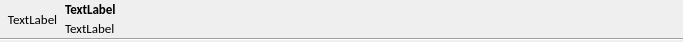
<?xml version="1.0" encoding="UTF-8"?>
<ui version="4.0">
 <class>GstEigentuemer</class>
 <widget class="QWidget" name="GstEigentuemer">
  <property name="geometry">
   <rect>
    <x>0</x>
    <y>0</y>
    <width>683</width>
    <height>42</height>
   </rect>
  </property>
  <property name="windowTitle">
   <string>Form</string>
  </property>
  <layout class="QVBoxLayout" name="verticalLayout">
   <property name="spacing">
    <number>0</number>
   </property>
   <property name="leftMargin">
    <number>0</number>
   </property>
   <property name="topMargin">
    <number>0</number>
   </property>
   <property name="rightMargin">
    <number>0</number>
   </property>
   <property name="bottomMargin">
    <number>1</number>
   </property>
   <item>
    <layout class="QGridLayout" name="gridLayout">
     <item row="0" column="1">
      <widget class="QLabel" name="uiNameLbl">
       <property name="font">
        <font>
         <family>Calibri</family>
         <pointsize>10</pointsize>
         <weight>75</weight>
         <bold>true</bold>
        </font>
       </property>
       <property name="text">
        <string>TextLabel</string>
       </property>
      </widget>
     </item>
     <item row="1" column="1">
      <widget class="QLabel" name="uiAdresseLbl">
       <property name="font">
        <font>
         <family>Calibri</family>
         <pointsize>10</pointsize>
        </font>
       </property>
       <property name="text">
        <string>TextLabel</string>
       </property>
      </widget>
     </item>
     <item row="0" column="0" rowspan="2">
      <widget class="QLabel" name="uiAnteilLbl">
       <property name="maximumSize">
        <size>
         <width>65</width>
         <height>16777215</height>
        </size>
       </property>
       <property name="font">
        <font>
         <family>Calibri</family>
         <pointsize>10</pointsize>
        </font>
       </property>
       <property name="text">
        <string>TextLabel</string>
       </property>
       <property name="alignment">
        <set>Qt::AlignCenter</set>
       </property>
      </widget>
     </item>
    </layout>
   </item>
   <item>
    <widget class="Line" name="line">
     <property name="orientation">
      <enum>Qt::Horizontal</enum>
     </property>
    </widget>
   </item>
  </layout>
 </widget>
 <resources/>
 <connections/>
</ui>
